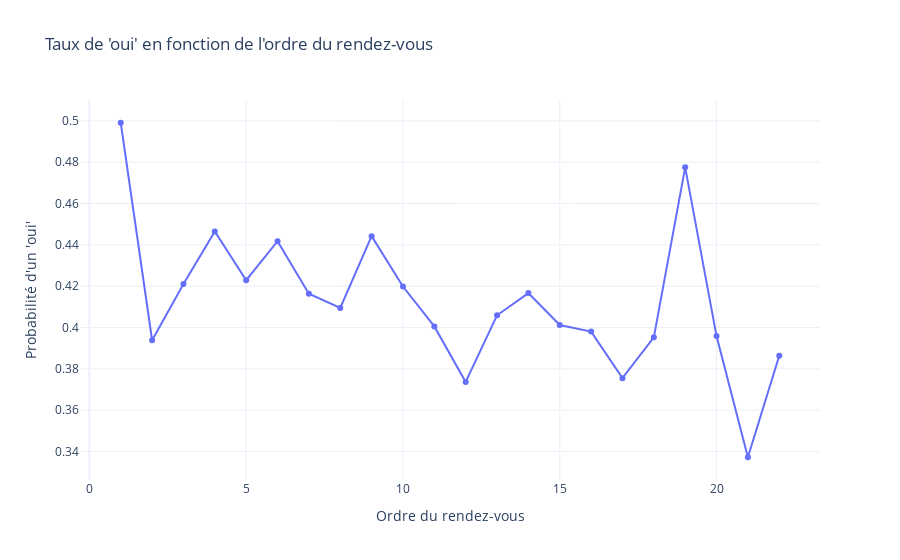

Source (notebook cell):
### Code cell
import pandas as pd
import plotly.express as px

# Calculer taux de "oui" et de "match" par ordre de rendez-vous
order_analysis = df.groupby('order').agg({
    'dec': 'mean',         # décision individuelle (1 = oui)
    'match': 'mean',       # match réciproque (1 si les deux ont dit oui)
    'iid': 'count'         # nombre de dates à cet ordre
}).rename(columns={
    'dec': 'Taux de oui',
    'match': 'Taux de match',
    'iid': 'Nombre de dates'
}).reset_index()

# Tracer le taux de "oui"
fig = px.line(
    order_analysis,
    x='order',
    y='Taux de oui',
    markers=True,
    title="Taux de 'oui' en fonction de l'ordre du rendez-vous",
    labels={'order': "Ordre du rendez-vous", 'Taux de oui': "Probabilité d'un 'oui'"},
    template='plotly_white'
)
fig.update_traces(line=dict(width=2))
fig.show()

### Figure 1 — Plotly figure (JSON) as saved in the notebook; plotly's stock layout.template omitted (floating-point values rounded to 4 significant figures)
{"data": [{"hovertemplate": "Ordre du rendez-vous=%{x}<br>Probabilité d'un 'oui'=%{y}<extra></extra>", "legendgroup": "", "line": {"color": "#636efa", "dash": "solid", "width": 2}, "marker": {"symbol": "circle"}, "mode": "lines+markers", "name": "", "orientation": "v", "showlegend": false, "type": "scatter", "x": [1, 2, 3, 4, 5, 6, 7, 8, 9, 10, 11, 12, 13, 14, 15, 16, 17, 18, 19, 20, 21, 22], "xaxis": "x", "y": [0.4991, 0.3938, 0.4211, 0.4465, 0.4229, 0.4418, 0.4163, 0.4094, 0.4442, 0.4198, 0.4005, 0.3737, 0.4059, 0.4167, 0.4012, 0.398, 0.3755, 0.3953, 0.4775, 0.3958, 0.3372, 0.3864], "yaxis": "y"}], "layout": {"legend": {"tracegroupgap": 0}, "title": {"text": "Taux de 'oui' en fonction de l'ordre du rendez-vous"}, "xaxis": {"anchor": "y", "domain": [0, 1], "title": {"text": "Ordre du rendez-vous"}}, "yaxis": {"anchor": "x", "domain": [0, 1], "title": {"text": "Probabilité d'un 'oui'"}}}}
